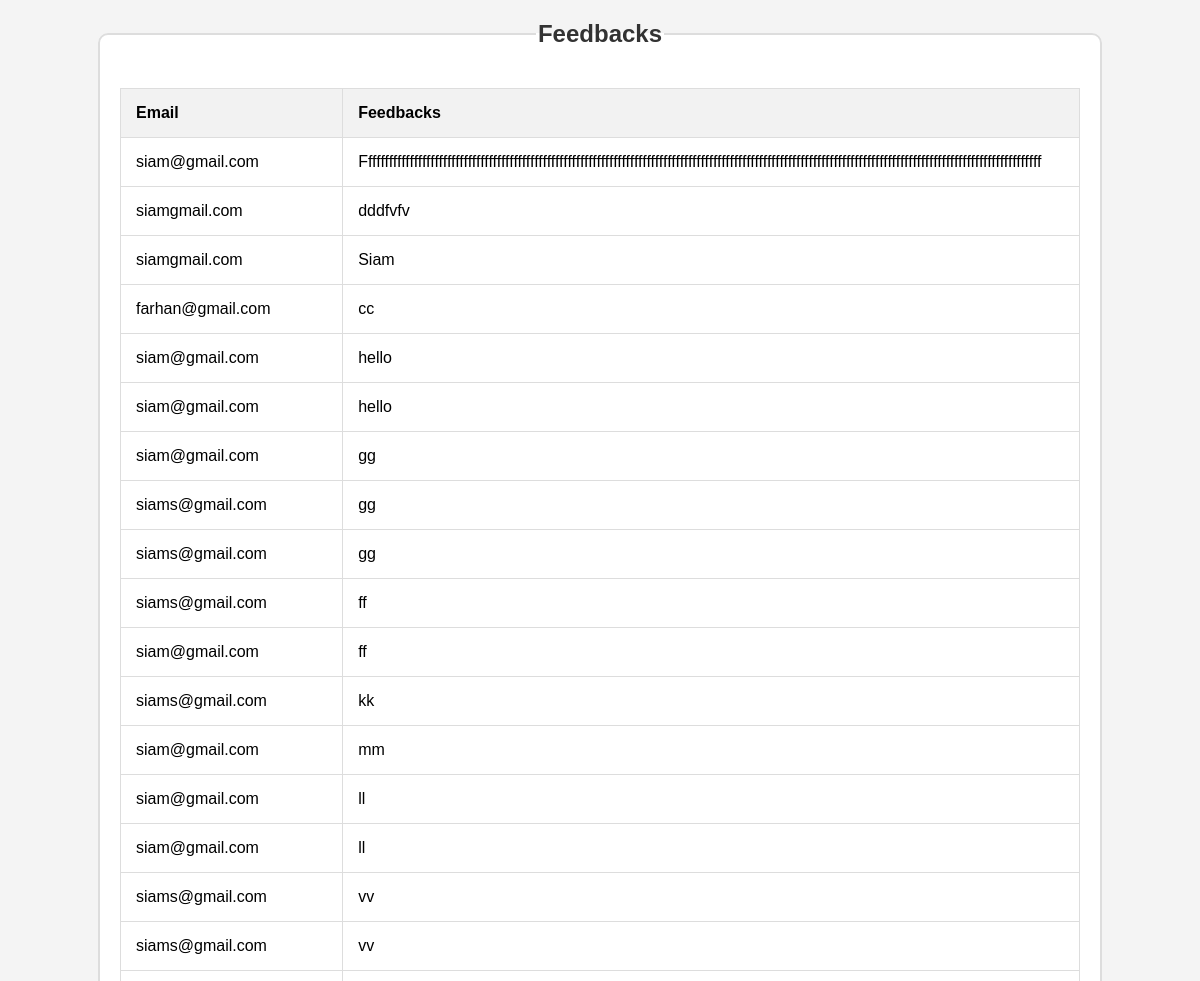
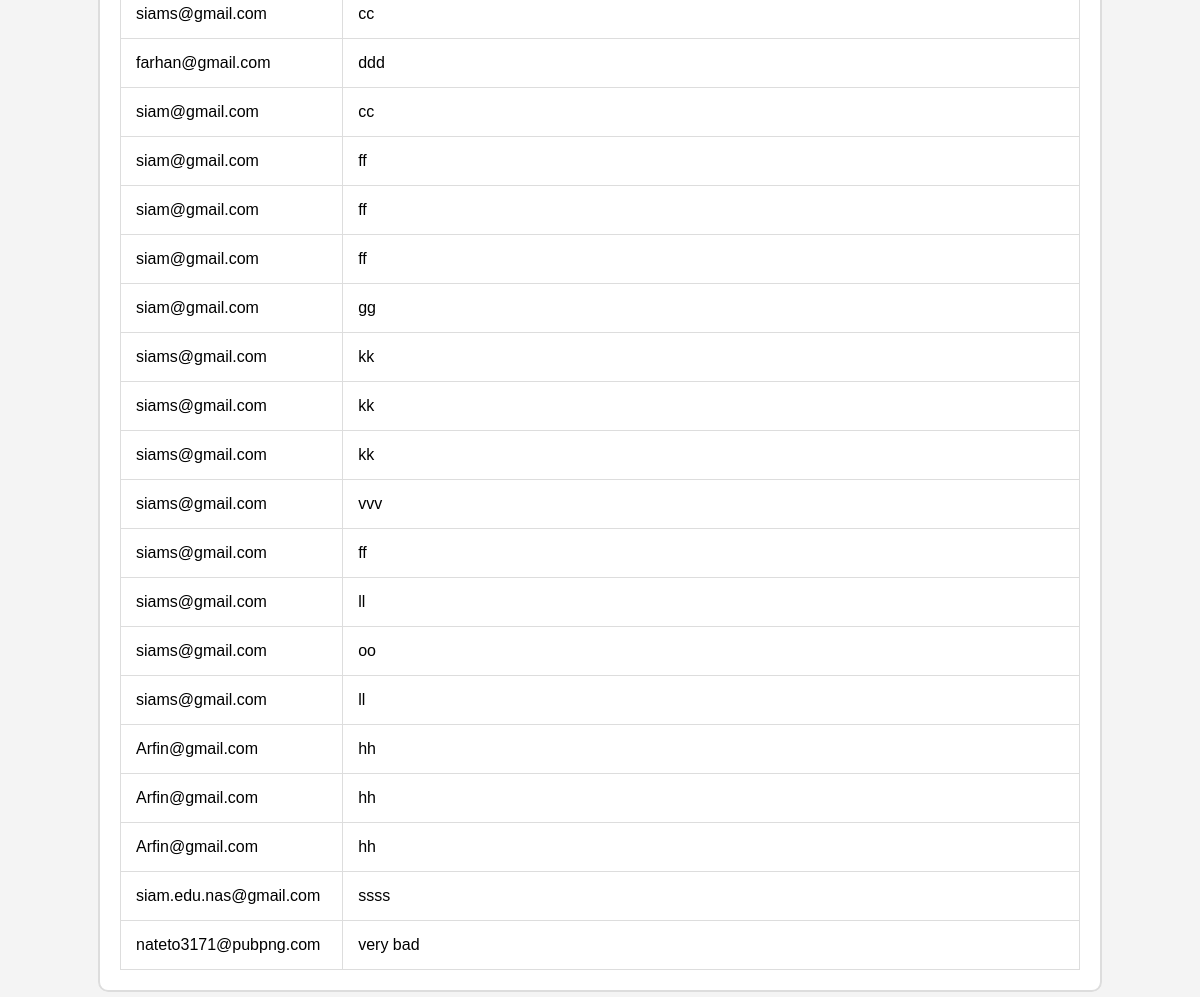
The app's page /view/viewfeedback.php (signed in) with its own data (2 pictures, top to bottom).
### tables this page shows
CREATE TABLE `feedback` (
  `Email` varchar(50) NOT NULL,
  `Feedbacks` text NOT NULL
);

### model/feedbackModel.php (called while the page is built, shortened)
<?php
    function getfeedback(){
        $con = getConnection();
        $sql = "select * from feedback";
        $result = mysqli_query($con, $sql);
        $viewfeedbacks = [];
        while($viewfeedback = mysqli_fetch_assoc($result)){
            array_push($viewfeedbacks, $viewfeedback);
        }
        return $viewfeedbacks;
    }
?>

### view/viewfeedback.php (the view, shortened to what this page needs)
<?php
require_once('../model/feedbackModel.php');
$viewfeedbacks= getfeedback();
?>
<html>
<head>
    <link rel="stylesheet" type="text/css" href="../css/viewfeedback.css">
</head>
<body>
    <form action="">
        <center>
            <fieldset>
                <legend>Feedbacks</legend>
                <center>
                    <table border="1">
                        <tr>
                            <th>Email</th>
                            <th>Feedbacks</th>
                        </tr>
                        <?php for ($i = 0; $i < count($viewfeedbacks); $i++) { ?>
                            <tr>
                                <td><?= $viewfeedbacks[$i]['Email'] ?></td>
                                <td><?= $viewfeedbacks[$i]['Feedbacks'] ?></td>
                            </tr>
                        <?php } ?>
                    </table>
                </center>
            </fieldset>
        </center>
    </form>
</body>
</html>

### css/viewfeedback.css (style rules this page uses)
body { font-family: 'Arial', sans-serif; background-color: #f4f4f4; margin: 0; padding: 0; }
center { text-align: center; }
fieldset { width: 80%; margin: 20px auto; padding: 20px; border: 2px solid #ddd; border-radius: 10px; background-color: #fff; }
legend { font-size: 24px; font-weight: bold; color: #333; }
table { border-collapse: collapse; width: 100%; margin-top: 20px; }
th, td { padding: 15px; border: 1px solid #ddd; text-align: left; }
th { background-color: #f2f2f2; }

### records on screen
feedback: Email "siam@gmail.com", Feedbacks "Fffffffffffffffffffffffffffffffffffffffffffffffffffffffffffffffffffffffffffffffffffffffffffffffffffffffffffffffffffffffffffffffffffffffffffffffffffffffffffffffffff"
feedback: Email "siamgmail.com", Feedbacks "dddfvfv"
feedback: Email "siamgmail.com", Feedbacks "Siam"
feedback: Email "farhan@gmail.com", Feedbacks "cc"
feedback: Email "siam@gmail.com", Feedbacks "hello"
feedback: Email "siam@gmail.com", Feedbacks "gg"
feedback: Email "siams@gmail.com", Feedbacks "gg"
feedback: Email "siams@gmail.com", Feedbacks "ff"
feedback: Email "siam@gmail.com", Feedbacks "ff"
feedback: Email "siams@gmail.com", Feedbacks "kk"
feedback: Email "siam@gmail.com", Feedbacks "mm"
feedback: Email "siam@gmail.com", Feedbacks "ll"
feedback: Email "siams@gmail.com", Feedbacks "vv"
feedback: Email "siams@gmail.com", Feedbacks "cc"
feedback: Email "farhan@gmail.com", Feedbacks "ddd"
feedback: Email "siam@gmail.com", Feedbacks "cc"
feedback: Email "siams@gmail.com", Feedbacks "vvv"
feedback: Email "siams@gmail.com", Feedbacks "ll"
feedback: Email "siams@gmail.com", Feedbacks "oo"
feedback: Email "Arfin@gmail.com", Feedbacks "hh"
feedback: Email "siam.edu.nas@gmail.com", Feedbacks "ssss"
feedback: Email "nateto3171@pubpng.com", Feedbacks "very bad"
